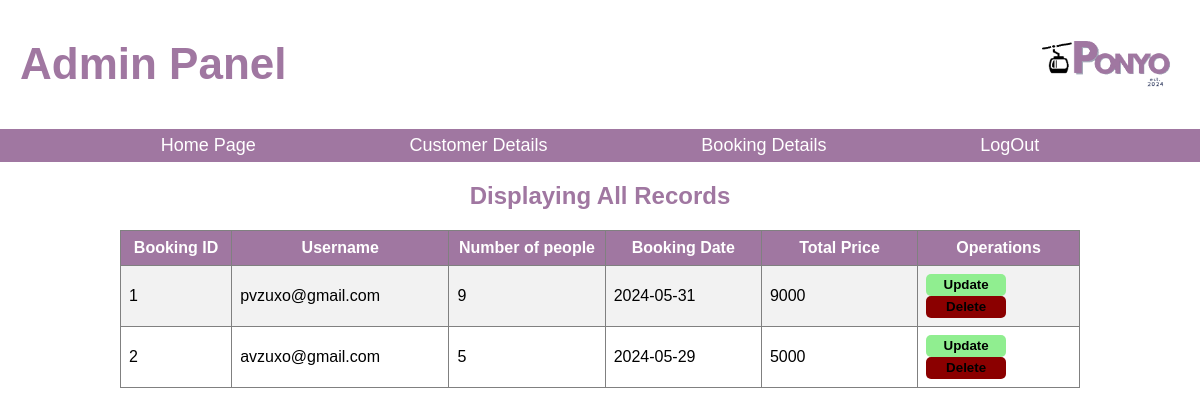
Screenshot of /displaybooking.php (signed in) with the database file from the repository.
### tables this page shows
CREATE TABLE `ticketpage` (
  `booking_id` int(11) NOT NULL,
  `username` varchar(45) NOT NULL,
  `num_people` int(11) NOT NULL,
  `booking_date` date NOT NULL,
  `total_price` decimal(10,2) NOT NULL
);

### displaybooking.php (the view, shortened to what this page needs)
<html>
<head>
    <link rel="stylesheet" href="admin.css">
</head>
<body>
<header>
        <h1>Admin Panel</h1>
        <img src="logoo.png" alt="Cable Car Logo" height="50" width="140">
    </header>
    <nav>
    <a href="adminpanel.php">Home Page</a>
    <a href="display.php">Customer Details</a>
        <a href="displaybooking.php">Booking Details</a>
        <a href="admin_logout.php"> LogOut</a>
    </nav>
<?php
include("connection.php");
$query = "SELECT * FROM TICKETPAGE";
$data = mysqli_query($conn, $query);
$total = mysqli_num_rows($data);
if ($total != 0) {
    ?>
    <h2 align="center">Displaying All Records</h2>
    <center>
        <table border="1" cellspacing="7" width="75%">
            <tr>
                <th width="5%">Booking ID</th>
                <th width="10%">Username</th>
                <th width="10%">Number of people</th>
                <th width="10%">Booking Date</th>
                <th width="10%">Total Price</th>
                <th width="10%">Operations</th>
            </tr>
            <?php
            while ($result = mysqli_fetch_assoc($data))
            {
                $total_price = $result['num_people'] * 1000;
                echo "<tr>
                        <td>" . $result['booking_id'] . "</td>
                        <td>" . $result['username'] . "</td>
                        <td>" . $result['num_people'] . "</td>
                        <td>" . $result['booking_date'] . "</td>
                        <td>" . $total_price . "</td>
                        <td>
                            <a href='update_designbook.php?username=$result[username]'><input type='submit' value='Update' class='Update'></a>
                            <a href='deletebooking.php?username=$result[username]'><input type='submit' value='Delete' class='Delete' onclick ='return checkdelete()'></a>
                        </td>
                    </tr>";
            }
            ?>
        </table>
    </center>
    <?php
} else {
    echo "No records found";
}
?>

### admin.css (style rules this page uses)
body { font-family: Arial, sans-serif; margin: 0; padding: 0; background-color: white; }
table { background: white; }
header { background-color: #fff; color: rgb(160, 119, 161); padding: 10px 20px; display: flex; justify-content: space-between; align-items: center; font-size: 22px; }
nav { background-color: rgb(160, 119, 161); color:#fff; list-style: none; justify-content:space-evenly; display: flex; padding: 6px 7px; font-size: 18px; }
nav a { color:#fff; text-decoration: none; }
h2 { color:rgb(160, 119, 161); background-color: white; }
table { border-collapse: collapse; width: 80%; }
th { background-color: rgb(160, 119, 161); color: white; padding: 8px; }
tr:nth-child(even) { background-color: #f2f2f2; }
td { padding: 8px; }
.Update, .delete { background: lightgreen; border: 0; outline: none; border-radius:5px; height: 22px; width: 80px; font-weight: bold; cursor: pointer; }
.Delete { background: darkred; }

### rows the page displays
ticketpage: booking_id "1", username "pvzuxo@gmail.com", num_people "9", booking_date "2024-05-31", num_people "9000"
ticketpage: booking_id "2", username "avzuxo@gmail.com", num_people "5", booking_date "2024-05-29", num_people "5000"
